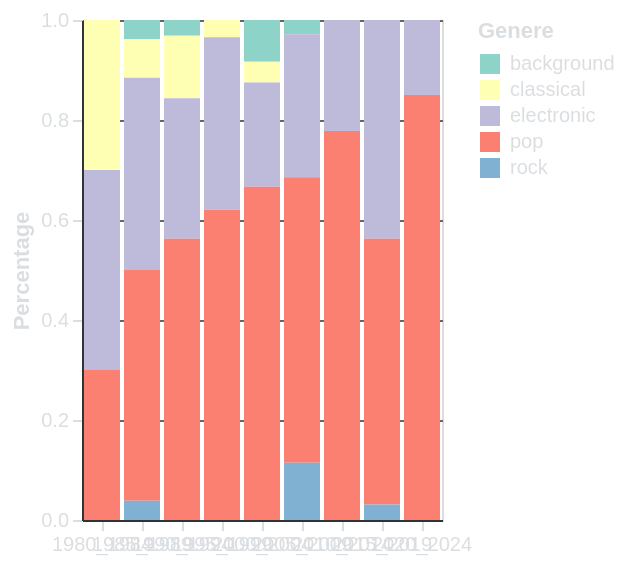

This figure's Vega-Lite source:
### Vega-Lite specification from a JSON file in a GitHub repository (floating-point values rounded to 4 significant figures)
{"$schema": "https://vega.github.io/schema/vega-lite/v5.15.1.json", "config": {"axis": {"domainColor": "#313338", "gridColor": "#666666", "labelColor": "#DBDEE1", "tickColor": "#DBDEE1", "titleColor": "#DBDEE1"}, "background": "transparent", "legend": {"labelColor": "#DBDEE1", "titleColor": "#DBDEE1"}, "title": {"color": "#DBDEE1", "fontSize": 16}}, "data": {"name": "data-5924eb4b0b707d61efa70bc167442737"}, "datasets": {"data-5924eb4b0b707d61efa70bc167442737": [{"genre": "background", "lustrum": "1980_1984", "percentage": null}, {"genre": "background", "lustrum": "1985_1989", "percentage": 0.03846}, {"genre": "background", "lustrum": "1990_1994", "percentage": 0.03125}, {"genre": "background", "lustrum": "1995_1999", "percentage": null}, {"genre": "background", "lustrum": "2000_2004", "percentage": 0.08333}, {"genre": "background", "lustrum": "2005_2009", "percentage": 0.02857}, {"genre": "background", "lustrum": "2010_2014", "percentage": null}, {"genre": "background", "lustrum": "2015_2019", "percentage": null}, {"genre": "background", "lustrum": "2020_2024", "percentage": null}, {"genre": "classical", "lustrum": "1980_1984", "percentage": 0.3}, {"genre": "classical", "lustrum": "1985_1989", "percentage": 0.07692}, {"genre": "classical", "lustrum": "1990_1994", "percentage": 0.125}, {"genre": "classical", "lustrum": "1995_1999", "percentage": 0.03448}, {"genre": "classical", "lustrum": "2000_2004", "percentage": 0.04167}, {"genre": "classical", "lustrum": "2005_2009", "percentage": null}, {"genre": "classical", "lustrum": "2010_2014", "percentage": null}, {"genre": "classical", "lustrum": "2015_2019", "percentage": null}, {"genre": "classical", "lustrum": "2020_2024", "percentage": null}, {"genre": "electronic", "lustrum": "1980_1984", "percentage": 0.4}, {"genre": "electronic", "lustrum": "1985_1989", "percentage": 0.3846}, {"genre": "electronic", "lustrum": "1990_1994", "percentage": 0.2812}, {"genre": "electronic", "lustrum": "1995_1999", "percentage": 0.3448}, {"genre": "electronic", "lustrum": "2000_2004", "percentage": 0.2083}, {"genre": "electronic", "lustrum": "2005_2009", "percentage": 0.2857}, {"genre": "electronic", "lustrum": "2010_2014", "percentage": 0.2222}, {"genre": "electronic", "lustrum": "2015_2019", "percentage": 0.4375}, {"genre": "electronic", "lustrum": "2020_2024", "percentage": 0.15}, {"genre": "pop", "lustrum": "1980_1984", "percentage": 0.3}, {"genre": "pop", "lustrum": "1985_1989", "percentage": 0.4615}, {"genre": "pop", "lustrum": "1990_1994", "percentage": 0.5625}, {"genre": "pop", "lustrum": "1995_1999", "percentage": 0.6207}, {"genre": "pop", "lustrum": "2000_2004", "percentage": 0.6667}, {"genre": "pop", "lustrum": "2005_2009", "percentage": 0.5714}, {"genre": "pop", "lustrum": "2010_2014", "percentage": 0.7778}, {"genre": "pop", "lustrum": "2015_2019", "percentage": 0.5312}, {"genre": "pop", "lustrum": "2020_2024", "percentage": 0.85}, {"genre": "rock", "lustrum": "1980_1984", "percentage": null}, {"genre": "rock", "lustrum": "1985_1989", "percentage": 0.03846}, {"genre": "rock", "lustrum": "1990_1994", "percentage": null}, {"genre": "rock", "lustrum": "1995_1999", "percentage": null}, {"genre": "rock", "lustrum": "2000_2004", "percentage": null}, {"genre": "rock", "lustrum": "2005_2009", "percentage": 0.1143}, {"genre": "rock", "lustrum": "2010_2014", "percentage": null}, {"genre": "rock", "lustrum": "2015_2019", "percentage": 0.03125}, {"genre": "rock", "lustrum": "2020_2024", "percentage": null}]}, "encoding": {"color": {"field": "genre", "legend": {"title": "Genere"}, "scale": {"scheme": "set3"}, "type": "nominal"}, "tooltip": [{"field": "lustrum", "title": "Lustro", "type": "nominal"}, {"field": "genre", "title": "Genere Musicale", "type": "nominal"}, {"field": "percentage", "format": ".2f", "title": "Percentuale", "type": "quantitative"}], "x": {"axis": {"labelAngle": 0, "title": null}, "field": "lustrum", "type": "nominal"}, "y": {"field": "percentage", "scale": {"domain": [0, 1]}, "title": "Percentage", "type": "quantitative"}}, "height": 250, "mark": {"type": "bar"}, "width": "container"}
